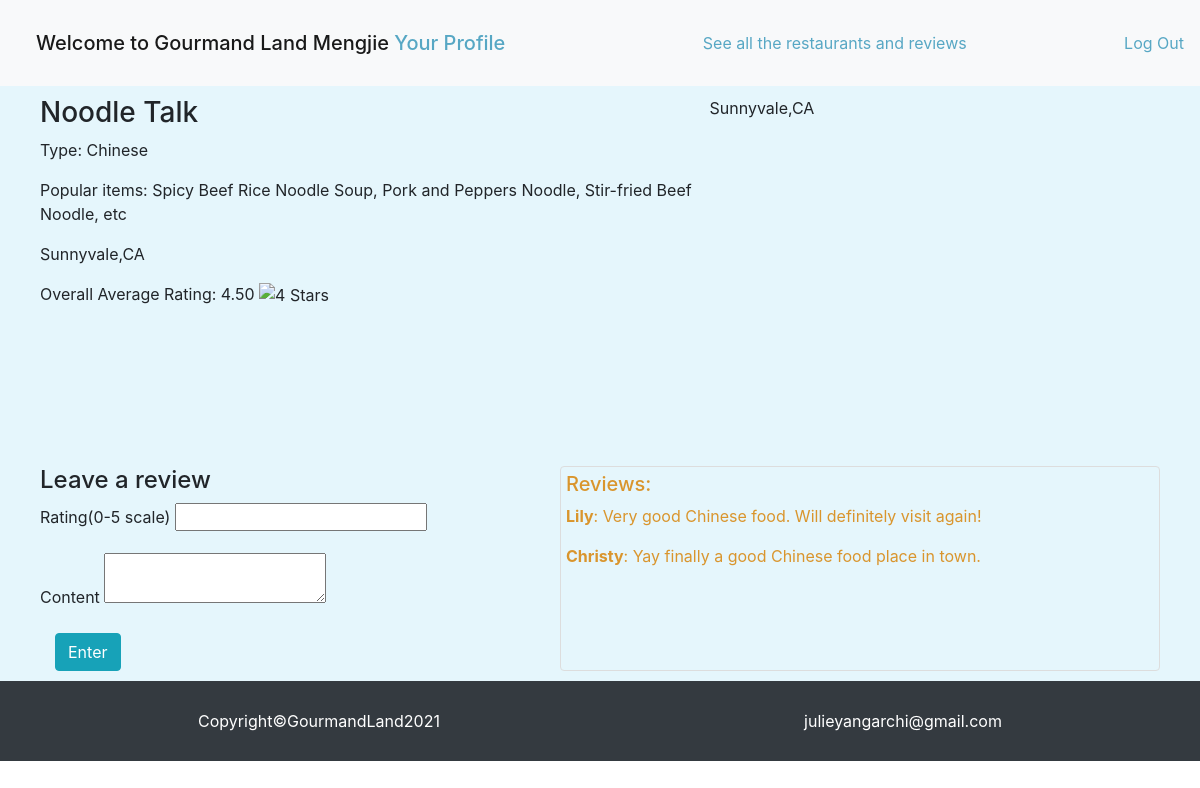
The app's page /restaurants/2 (signed in) with its own data.
### food_app/models.py (models this page shows)
class User(models.Model):
    first_name=models.CharField(max_length=255)
    last_name=models.CharField(max_length=255)
    email=models.CharField(max_length=45)
    password=models.CharField(max_length=255)
    image=models.ImageField(default="default.jpeg", blank=True)#adding image field for uploading images
    created_at=models.DateTimeField(auto_now_add=True)
    updated_at=models.DateTimeField(auto_now=True)
    objects=UserManager()

class Restaurant(models.Model):
    name=models.CharField(max_length=255)
    type=models.CharField(max_length=45)
    popular_items=models.TextField()
    address=models.CharField(max_length=255)
    creater=models.ForeignKey(User, related_name="restaurants_entered", on_delete = models.CASCADE)
    created_at=models.DateTimeField(auto_now_add=True)
    updated_at=models.DateTimeField(auto_now=True)
    objects=RestaurantManager()

class Review(models.Model):
    rating=models.IntegerField()
    content=models.TextField()
    reviewer=models.ForeignKey(User, related_name="user_reviews", on_delete = models.CASCADE)
    reviewed_rest=models.ForeignKey(Restaurant, related_name="rest_reviews", on_delete = models.CASCADE)
    created_at=models.DateTimeField(auto_now_add=True)
    updated_at=models.DateTimeField(auto_now=True)
    objects=ReviewManager()

### food_app/views.py (the view)
# urls.py: path('restaurants/<int:rest_id>',views.onerestaurant),
def onerestaurant(request,rest_id):
    if 'userid' not in request.session:
        return redirect('/')
    all_reviews=Review.objects.filter(reviewed_rest=Restaurant.objects.get(id=rest_id))
    rating_total=0
    total_num=Review.objects.filter(reviewed_rest=Restaurant.objects.get(id=rest_id)).count()
    if total_num!=0:
        for review in all_reviews:
            rating_total+=review.rating
        rating_avg=rating_total/(total_num)
    else:
        rating_avg=0
    rating_avg_int=int(rating_avg)
    context={
        'api_key': settings.GOOGLE_MAPS_API_KEY,
        "rating_avg":rating_avg,
        "reviews":Review.objects.filter(reviewed_rest=Restaurant.objects.get(id=rest_id)),
        "user":User.objects.get(id=request.session['userid']),
        "this_rest":Restaurant.objects.get(id=rest_id),
        "rating_avg_int":rating_avg_int
    }
    return render(request,'one_restaurant.html',context)

### food_app/templates/one_restaurant.html (shortened to what this page needs)
<!DOCTYPE html>
<html lang="en">
<head>
    <link href="https://stackpath.bootstrapcdn.com/bootstrap/4.5.0/css/bootstrap.min.css" rel="stylesheet"
>
    {% load static %}
    <link rel="stylesheet" href="{% static 'allstyle.css' %}">
</head>
<body>
    <nav class="navbar navbar-light bg-light">
        <span class="navbar-brand mb-0 h1">Welcome to Gourmand Land
            {{user.first_name}}
            <a href='/restaurants/userprofile/{{user.id}}'>Your Profile</a></span>
        <a href='/restaurants/all'>See all the restaurants and reviews</a>
        <a href='/logout'>Log Out</a>
    </nav>
    <div class="container-fluid">
        <div>
            <h3>{{this_rest.name}}</h3>
            <p>Type: {{this_rest.type}}</p>
            <p>Popular items: {{this_rest.popular_items}}</p>
            <p>{{this_rest.address}}</p>
            <p>Overall Average Rating: {{rating_avg |floatformat:2}}
                {% if  rating_avg_int == 0 %}
                    <img src="{% static 'img/0_5star.png' %}" width="100px" alt="0 Star">
                    {% elif  rating_avg_int <= 1.0 %}
                    <img src="{% static 'img/1star.png' %}" width="100px" alt="1 Star">
                    {% elif  rating_avg_int <= 2.0 %}
                    <img src="{% static 'img/2stars.png' %}" width="100px" alt="2 Stars">
                     {% elif  rating_avg_int <= 3.0 %}
                    <img src="{% static 'img/3stars.png' %}" width="100px" alt="3 Stars">
                    {% elif  rating_avg_int <= 4.0 %}
                    <img src="{% static 'img/4stars.png' %}" width="100px" alt="4 Stars">
                    {% elif  rating_avg_int <= 5.0 %}
                    <img src="{% static 'img/5stars.png' %}" width="100px" alt="5 Stars">
                {% endif %}
            </p>
        </div>
        <div id='map'>{{this_rest.address}}</div>
    </div>
    <div class="container-fluid">
        <form action="/reviews/create/{{this_rest.id}}" method="post">
            <h4>Leave a review</h4>
            <div class="form-group">
                <label for="rating">Rating(0-5 scale)</label>
                <input type="number" name="rating">
            </div>
            <div class="form-group">
                <label for="content">Content</label>
                <textarea name="content"></textarea>
            </div>
            <button class="btn btn-info">Enter</button>
        </form>
        <div id="reviews">
            <h5>Reviews:</h5>
            {% for review in reviews %}
            <div class="reviewpart">
                <ul id="reviewandbtns"><span>{{review.reviewer.first_name}}</span>: {{review.content}}
                </ul>
            </div>
            {% endfor %}
        </div>
    </div>
    <nav class="navbar navbar-dark bg-dark">
        <p class="footer">Copyright©GourmandLand2021</p>
        <p class="footer">julieyangarchi@gmail.com</p>
    </nav>
</body>
</html>

### food_app/static/allstyle.css (style rules this page uses)
* { margin:0; padding:0; }
.container-fluid { background-color: rgb(229, 246, 252); display: flex; justify-content: space-between; padding: 10px 40px 10px 40px; }
a { color:rgb(87, 167, 196); }
#map { width: 500px; height: 350px; }
#reviews { border: 1px solid #ddd; border-radius: 4px; padding: 5px; color:rgba(216, 137, 19, 0.89); width: 600px; }
span { font-weight: bold; }
.footer { margin: auto; color:white; padding: 20px; }
#reviewandbtns { display: flex; justify-content:stretch; }
.btn { margin:0px 15px 0px 15px; }
.navbar-brand { padding: 20px; margin-right: 20px; }

### records on screen
User: first_name "Mengjie"
Restaurant: name "Noodle Talk", type "Chinese", popular_items "Spicy Beef Rice Noodle Soup, Pork and Peppers Noodle, Stir-fried Beef Noodle, etc", address "Sunnyvale,CA"
Review: reviewer.first_name "Lily", content "Very good Chinese food. Will definitely visit again!"
Review: reviewer.first_name "Christy", content "Yay finally a good Chinese food place in town."

### other values on screen
{{ rating_avg |floatformat:2 }} "4.50"
